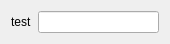
<?xml version="1.0" encoding="UTF-8"?>
<ui version="4.0">
 <class>Form</class>
 <widget class="QWidget" name="Form">
  <property name="geometry">
   <rect>
    <x>0</x>
    <y>0</y>
    <width>170</width>
    <height>39</height>
   </rect>
  </property>
  <property name="windowTitle">
   <string>Form</string>
  </property>
  <layout class="QFormLayout" name="formLayout">
   <property name="fieldGrowthPolicy">
    <enum>QFormLayout::AllNonFixedFieldsGrow</enum>
   </property>
   <item row="0" column="0">
    <widget class="QLabel" name="testLabel">
     <property name="text">
      <string>test</string>
     </property>
    </widget>
   </item>
   <item row="0" column="1">
    <widget class="QLineEdit" name="testLineEdit"/>
   </item>
  </layout>
 </widget>
 <resources/>
 <connections/>
</ui>
